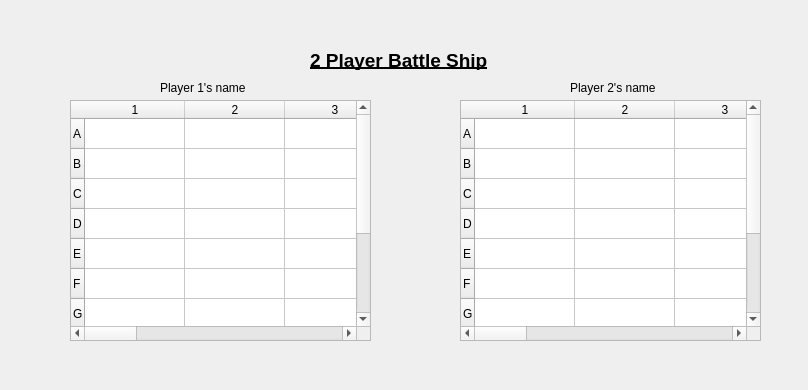
<?xml version="1.0" encoding="UTF-8"?>
<ui version="4.0">
 <class>TwoPlGame</class>
 <widget class="QDialog" name="TwoPlGame">
  <property name="geometry">
   <rect>
    <x>0</x>
    <y>0</y>
    <width>808</width>
    <height>390</height>
   </rect>
  </property>
  <property name="windowTitle">
   <string>Dialog</string>
  </property>
  <widget class="QLabel" name="label">
   <property name="geometry">
    <rect>
     <x>310</x>
     <y>50</y>
     <width>211</width>
     <height>20</height>
    </rect>
   </property>
   <property name="font">
    <font>
     <pointsize>14</pointsize>
     <weight>75</weight>
     <bold>true</bold>
     <underline>true</underline>
    </font>
   </property>
   <property name="text">
    <string>2 Player Battle Ship</string>
   </property>
  </widget>
  <widget class="QTableWidget" name="tableWidget_3">
   <property name="geometry">
    <rect>
     <x>460</x>
     <y>100</y>
     <width>301</width>
     <height>241</height>
    </rect>
   </property>
   <row>
    <property name="text">
     <string>A</string>
    </property>
   </row>
   <row>
    <property name="text">
     <string>B</string>
    </property>
   </row>
   <row>
    <property name="text">
     <string>C</string>
    </property>
   </row>
   <row>
    <property name="text">
     <string>D</string>
    </property>
   </row>
   <row>
    <property name="text">
     <string>E</string>
    </property>
   </row>
   <row>
    <property name="text">
     <string>F</string>
    </property>
   </row>
   <row>
    <property name="text">
     <string>G</string>
    </property>
   </row>
   <row>
    <property name="text">
     <string>H</string>
    </property>
   </row>
   <row>
    <property name="text">
     <string>I</string>
    </property>
   </row>
   <row>
    <property name="text">
     <string>J</string>
    </property>
   </row>
   <column>
    <property name="text">
     <string>1</string>
    </property>
   </column>
   <column>
    <property name="text">
     <string>2</string>
    </property>
   </column>
   <column>
    <property name="text">
     <string>3</string>
    </property>
   </column>
   <column>
    <property name="text">
     <string>4</string>
    </property>
   </column>
   <column>
    <property name="text">
     <string>5</string>
    </property>
   </column>
   <column>
    <property name="text">
     <string>6</string>
    </property>
   </column>
   <column>
    <property name="text">
     <string>7</string>
    </property>
   </column>
   <column>
    <property name="text">
     <string>8</string>
    </property>
   </column>
   <column>
    <property name="text">
     <string>9</string>
    </property>
   </column>
   <column>
    <property name="text">
     <string>10</string>
    </property>
   </column>
  </widget>
  <widget class="QLabel" name="label_2">
   <property name="geometry">
    <rect>
     <x>160</x>
     <y>80</y>
     <width>111</width>
     <height>16</height>
    </rect>
   </property>
   <property name="text">
    <string>Player 1's name</string>
   </property>
  </widget>
  <widget class="QTableWidget" name="tableWidget">
   <property name="geometry">
    <rect>
     <x>70</x>
     <y>100</y>
     <width>301</width>
     <height>241</height>
    </rect>
   </property>
   <row>
    <property name="text">
     <string>A</string>
    </property>
   </row>
   <row>
    <property name="text">
     <string>B</string>
    </property>
   </row>
   <row>
    <property name="text">
     <string>C</string>
    </property>
   </row>
   <row>
    <property name="text">
     <string>D</string>
    </property>
   </row>
   <row>
    <property name="text">
     <string>E</string>
    </property>
   </row>
   <row>
    <property name="text">
     <string>F</string>
    </property>
   </row>
   <row>
    <property name="text">
     <string>G</string>
    </property>
   </row>
   <row>
    <property name="text">
     <string>H</string>
    </property>
   </row>
   <row>
    <property name="text">
     <string>I</string>
    </property>
   </row>
   <row>
    <property name="text">
     <string>J</string>
    </property>
   </row>
   <column>
    <property name="text">
     <string>1</string>
    </property>
   </column>
   <column>
    <property name="text">
     <string>2</string>
    </property>
   </column>
   <column>
    <property name="text">
     <string>3</string>
    </property>
   </column>
   <column>
    <property name="text">
     <string>4</string>
    </property>
   </column>
   <column>
    <property name="text">
     <string>5</string>
    </property>
   </column>
   <column>
    <property name="text">
     <string>6</string>
    </property>
   </column>
   <column>
    <property name="text">
     <string>7</string>
    </property>
   </column>
   <column>
    <property name="text">
     <string>8</string>
    </property>
   </column>
   <column>
    <property name="text">
     <string>9</string>
    </property>
   </column>
   <column>
    <property name="text">
     <string>10</string>
    </property>
   </column>
  </widget>
  <widget class="QLabel" name="label_3">
   <property name="geometry">
    <rect>
     <x>570</x>
     <y>80</y>
     <width>101</width>
     <height>16</height>
    </rect>
   </property>
   <property name="text">
    <string>Player 2's name</string>
   </property>
  </widget>
 </widget>
 <resources/>
 <connections/>
</ui>
